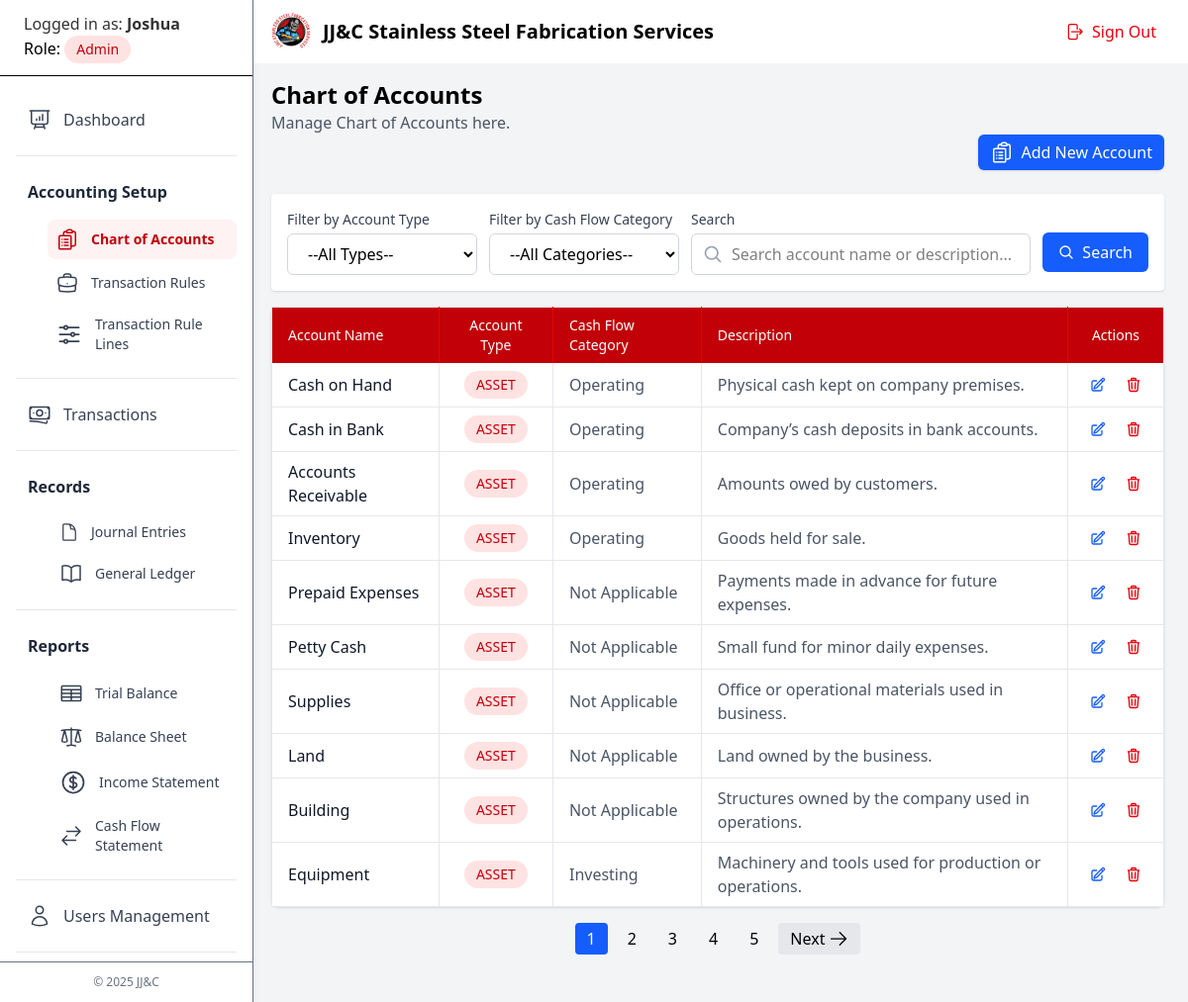
The app's page /pages/chartofaccounts.php (signed in), older data.
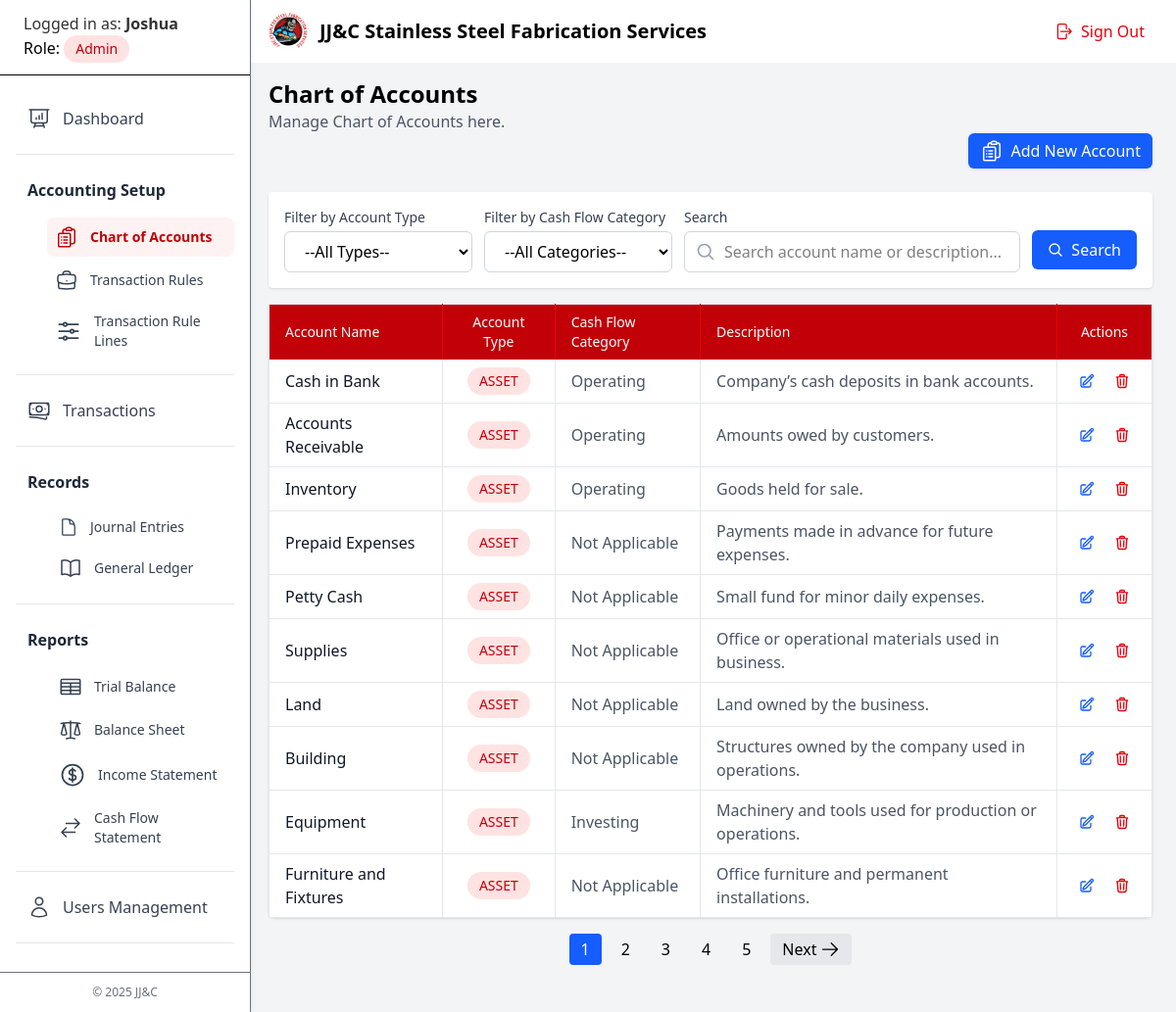
The same page, newer data.
### tables this page shows
CREATE TABLE `chart_of_accounts` (
  `id` int(11) NOT NULL,
  `account_name` varchar(100) DEFAULT NULL,
  `account_type` enum('Asset','Liability','Equity','Revenue','Expense') DEFAULT NULL,
  `cash_flow_category` enum('Operating','Investing','Financing','Not Applicable') DEFAULT 'Not Applicable',
  `description` varchar(255) DEFAULT NULL
);

### models/chartofacc.class.php (called while the page is built, shortened)
<?php
class ChartofAccounts
{
    private $conn;
    private $limit = 10;
    public function __construct($conn, $id, $account_name, $account_type, $cash_flow_category, $description)
    {
        $this->conn = $conn;
    }
    public function getPaginatedCharts($page = 1, $search = '', $filter = '', $cash_flow_category = '')
    {
        $page = max(1, (int)$page);
        $offset = ($page - 1) * $this->limit;
        $search = trim($search);
        $filterQuery = '';
        $sql = "
        SELECT *
        FROM chart_of_accounts
        $filterQuery
        ORDER BY account_type ASC
        LIMIT {$this->limit} OFFSET {$offset}";
        $result = mysqli_query($this->conn, $sql);
        return mysqli_fetch_all($result, MYSQLI_ASSOC);
    }
}

### pages/chartofaccounts.php (the view, shortened to what the rows shown need)
<?php
$title = "Chart of Accounts";
include_once "../templates/header.php";
require_once "../configs/dbc.php";
require_once "../models/chartofacc.class.php";
$chartofacc = new ChartofAccounts($conn, null, null, null, null, null);
$page   = $_GET['page'] ?? 1;
$search = $_GET['search'] ?? '';
$filter = $_GET['filter'] ?? '';
$cash_flow_category = $_GET['cash_flow_category'] ?? '';
$charts = $chartofacc->getPaginatedCharts($page, $search, $filter, $cash_flow_category);
?>
<main class="bg-gray-100 px-6 py-4">
    <div>
        <h2 class="text-2xl font-semibold"><?php echo $title ?></h2>
    </div>
    <?php if (empty($charts)): ?>
        <div class="bg-white rounded-lg shadow p-8 text-center">
            <p class="text-gray-500 font-semibold">No Accounts are found.</p>
        </div>
    <?php else: ?>
        <div class=" rounded-lg shadow">
            <table class="min-w-full bg-white border border-gray-200">
                <thead>
                    <tr class="bg-red-700 text-white">
                        <th class="py-2 px-4 text-left text-sm font-medium border-r border-red-600">Account Name</th>
                        <th class="py-2 px-4 text-center text-sm font-medium border-r border-red-600">Account Type</th>
                        <th class="py-2 px-4 text-left text-sm font-medium border-r border-red-600">Cash Flow Category</th>
                        <th class="py-2 px-4 text-left text-sm font-medium border-r border-red-600">Description</th>
                        <th class="py-2 px-4 text-center text-sm font-medium">Actions</th>
                    </tr>
                </thead>
                <tbody class="divide-y divide-gray-200">
                    <?php foreach ($charts as $chart): ?>
                        <tr class="hover:bg-gray-100 transition-all duration-200 hover:scale-[1.02]">
                            <td class="py-2 px-4 text-gray-900 font-medium border-r border-gray-200">
                                <?= ($chart['account_name']); ?>
                            </td>
                            <td class="py-2 px-4 text-center border-r border-gray-200">
                                <?php
                                $acc_type = $chart['account_type'];
                                $accTypeStyle = [
                                    'Asset' => 'bg-red-100 text-red-700',
                                    'Liability' => 'bg-blue-100 text-blue-700',
                                    'Equity' => 'bg-green-100 text-green-700',
                                    'Expense' => 'bg-yellow-100 text-yellow-700',
                                    'Revenue' => 'bg-purple-100 text-purple-700',
                                ];
                                $style = $accTypeStyle[$chart['account_type']] ?? 'bg-gray-100 text-gray-700';
                                ?>
                                <span class="inline-block px-3 py-1 rounded-full text-sm font-medium <?= $style ?>">
                                    <?= strtoupper($acc_type) ?>
                                </span>
                            </td>
                            <td class="py-2 px-4 text-gray-600 border-r border-gray-200">
                                <?= ($chart['cash_flow_category']); ?>
                            </td>
                            <td class="py-2 px-4 text-gray-600 border-r border-gray-200">
                                <?= ($chart['description']); ?>
                            </td>
                            <td class="py-2 px-4 border-gray-200">
                                <div class="flex items-center justify-center space-x-2">
                                    <button command="show-modal" commandfor="edit-dialog-<?= $chart['id'] ?>" class="p-1.5 text-blue-600 hover:bg-blue-600 hover:text-white rounded transition-all">
                                    </button>
                                    <button command="show-modal" commandfor="delete-dialog-<?= $chart['id'] ?>" class="p-1.5 text-red-600 hover:bg-red-600 hover:text-white rounded transition-all">
                                    </button>
                                </div>
                            </td>
                        </tr>
                    <?php endforeach; ?>
                </tbody>
            </table>
        <?php endif; ?>
        </div>
</main>
<script src="https://cdn.jsdelivr.net/npm/@tailwindplus/elements@1" type="module"></script>

Row changes from the older to the newer data that the page shows:
removed chart_of_accounts: account_name "Cash on Hand", account_type "ASSET", cash_flow_category "Operating", description "Physical cash kept on company premises."
now on this page (row unchanged): chart_of_accounts: account_name "Furniture and Fixtures", account_type "ASSET", cash_flow_category "Not Applicable", description "Office furniture and permanent installations."
